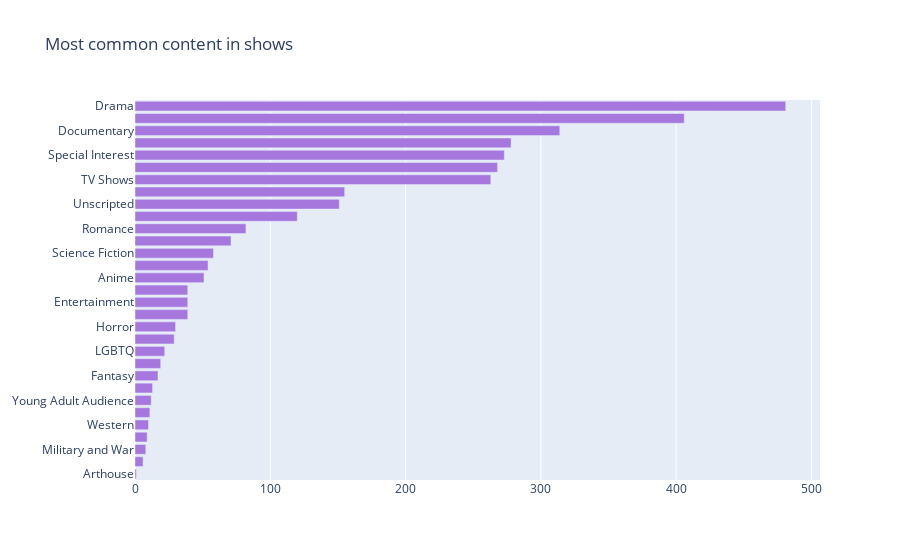

Notebook code cell kept with this figure:
### Code cell
#Most common content on shows
col = "listed_in"
categories = ", ".join(df_shows['listed_in']).split(", ") 
counter_list=Counter(categories).most_common(50)
labels = [_[0] for _ in counter_list][::-1]
values = [_[1] for _ in counter_list][::-1]
trace=go.Bar(y=labels, x=values, orientation="h", name="TV Shows", marker=dict(color="#a678de"))
#print(type(trace))
data=[trace]
layout=go.Layout(title='Most common content in shows',legend=dict(x=0.1,y=1.1,orientation='h'))
fig=go.Figure(data,layout=layout)
fig.show()

### Figure 1 — Plotly figure (JSON) as saved in the notebook; plotly's stock layout.template omitted (floating-point values rounded to 4 significant figures)
{"data": [{"marker": {"color": "#a678de"}, "name": "TV Shows", "orientation": "h", "type": "bar", "x": [1, 6, 8, 9, 10, 11, 12, 13, 17, 19, 22, 29, 30, 39, 39, 39, 51, 54, 58, 71, 82, 120, 151, 155, 263, 268, 273, 278, 314, 406, 481], "y": ["Arthouse", "Music Videos and Concerts", "Military and War", "Faith and Spirituality", "Western", "Fitness", "Young Adult Audience", "Talk Show and Variety", "Fantasy", "Historical", "LGBTQ", "Adventure", "Horror", "and Culture", "Entertainment", "Arts", "Anime", "Sports", "Science Fiction", "International", "Romance", "Suspense", "Unscripted", "Action", "TV Shows", "Animation", "Special Interest", "Comedy", "Documentary", "Kids", "Drama"]}], "layout": {"legend": {"orientation": "h", "x": 0.1, "y": 1.1}, "title": {"text": "Most common content in shows"}}}
